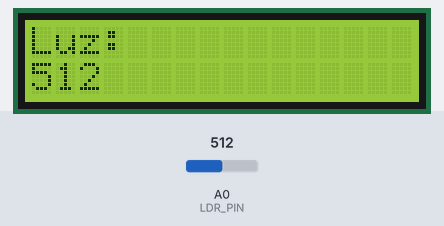
Recording of a sketch running on a simulated Arduino Uno, built with avr-gcc and run on an emulated ATmega328P. Parts: 16×2 character LCD. Inputs (shaded band) come from the test bench; at power-on: A0 (LDR_PIN) = 512. What the sketch prints to the serial monitor is not drawn.

Above: at 3.2 s.
3.3 s: A0 (LDR_PIN) set to 716
At 4.0 s:
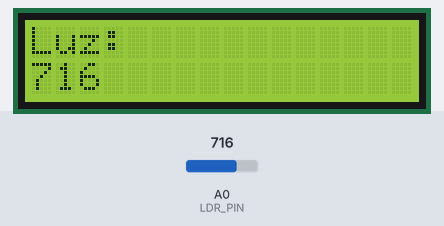
4.8 s: A0 (LDR_PIN) set to 900
At 6.0 s:
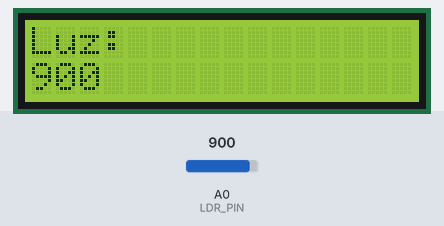
6.3 s: A0 (LDR_PIN) set to 1023
At 7.1 s:
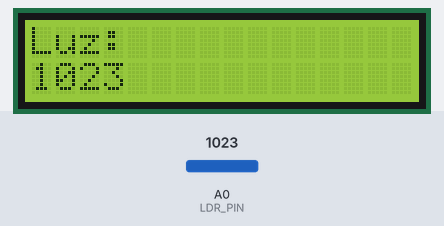
Timing chart, 0 to 9.3 s (numbered marks = the images above; inputs shaded):
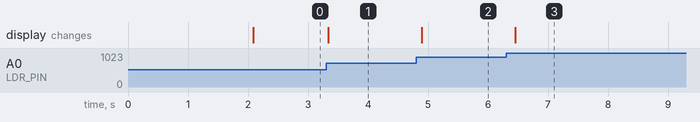

The sketch:

LDR_LCDI2C.ino
```cpp
#include <Wire.h>
#include <LiquidCrystal_I2C.h>

#define LDR_PIN A0

LiquidCrystal_I2C lcd(0x27, 16, 2);

int valorLDR = 0;

void setup() {

    Serial.begin(9600);

    lcd.init();
    lcd.backlight();

    lcd.setCursor(0, 0);
    lcd.print("Sensor LDR");

    delay(2000);
    lcd.clear();
}

void loop() {

    valorLDR = analogRead(LDR_PIN);

    Serial.print("LDR: ");
    Serial.println(valorLDR);

    lcd.clear();

    lcd.setCursor(0, 0);
    lcd.print("Luz:");

    lcd.setCursor(0, 1);
    lcd.print(valorLDR);

    delay(300);
}
```

Measured:
- after the input at 3.3 s, the display: changes at once (image 1)
- after the input at 4.8 s, the display: changes after 0.09 s (image 2)
- after the input at 6.3 s, the display: changes after 0.15 s (image 3)
